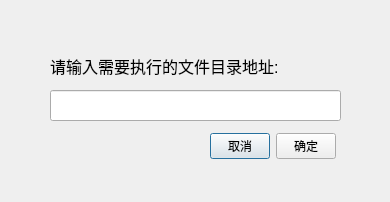
<?xml version="1.0" encoding="UTF-8"?>
<ui version="4.0">
 <class>InputExec</class>
 <widget class="QDialog" name="InputExec">
  <property name="geometry">
   <rect>
    <x>0</x>
    <y>0</y>
    <width>390</width>
    <height>202</height>
   </rect>
  </property>
  <property name="windowTitle">
   <string>Dialog</string>
  </property>
  <widget class="QLineEdit" name="lineEdit">
   <property name="geometry">
    <rect>
     <x>50</x>
     <y>90</y>
     <width>291</width>
     <height>31</height>
    </rect>
   </property>
  </widget>
  <widget class="QLabel" name="label">
   <property name="geometry">
    <rect>
     <x>50</x>
     <y>50</y>
     <width>241</width>
     <height>31</height>
    </rect>
   </property>
   <property name="font">
    <font>
     <pointsize>12</pointsize>
    </font>
   </property>
   <property name="text">
    <string>请输入需要执行的文件目录地址:</string>
   </property>
  </widget>
  <widget class="QLabel" name="label_2">
   <property name="geometry">
    <rect>
     <x>50</x>
     <y>135</y>
     <width>121</width>
     <height>21</height>
    </rect>
   </property>
   <property name="font">
    <font>
     <pointsize>12</pointsize>
    </font>
   </property>
   <property name="styleSheet">
    <string notr="true">color: rgb(239, 41, 41);</string>
   </property>
   <property name="text">
    <string/>
   </property>
  </widget>
  <widget class="QWidget" name="horizontalLayoutWidget">
   <property name="geometry">
    <rect>
     <x>150</x>
     <y>130</y>
     <width>186</width>
     <height>33</height>
    </rect>
   </property>
   <layout class="QHBoxLayout" name="horizontalLayout">
    <property name="spacing">
     <number>6</number>
    </property>
    <item>
     <spacer name="horizontalSpacer">
      <property name="orientation">
       <enum>Qt::Horizontal</enum>
      </property>
      <property name="sizeHint" stdset="0">
       <size>
        <width>40</width>
        <height>20</height>
       </size>
      </property>
     </spacer>
    </item>
    <item>
     <widget class="QPushButton" name="pushButton">
      <property name="maximumSize">
       <size>
        <width>60</width>
        <height>16777215</height>
       </size>
      </property>
      <property name="text">
       <string>取消</string>
      </property>
     </widget>
    </item>
    <item>
     <widget class="QPushButton" name="pushButton_2">
      <property name="maximumSize">
       <size>
        <width>60</width>
        <height>16777215</height>
       </size>
      </property>
      <property name="text">
       <string>确定</string>
      </property>
     </widget>
    </item>
   </layout>
  </widget>
 </widget>
 <resources/>
 <connections/>
</ui>
